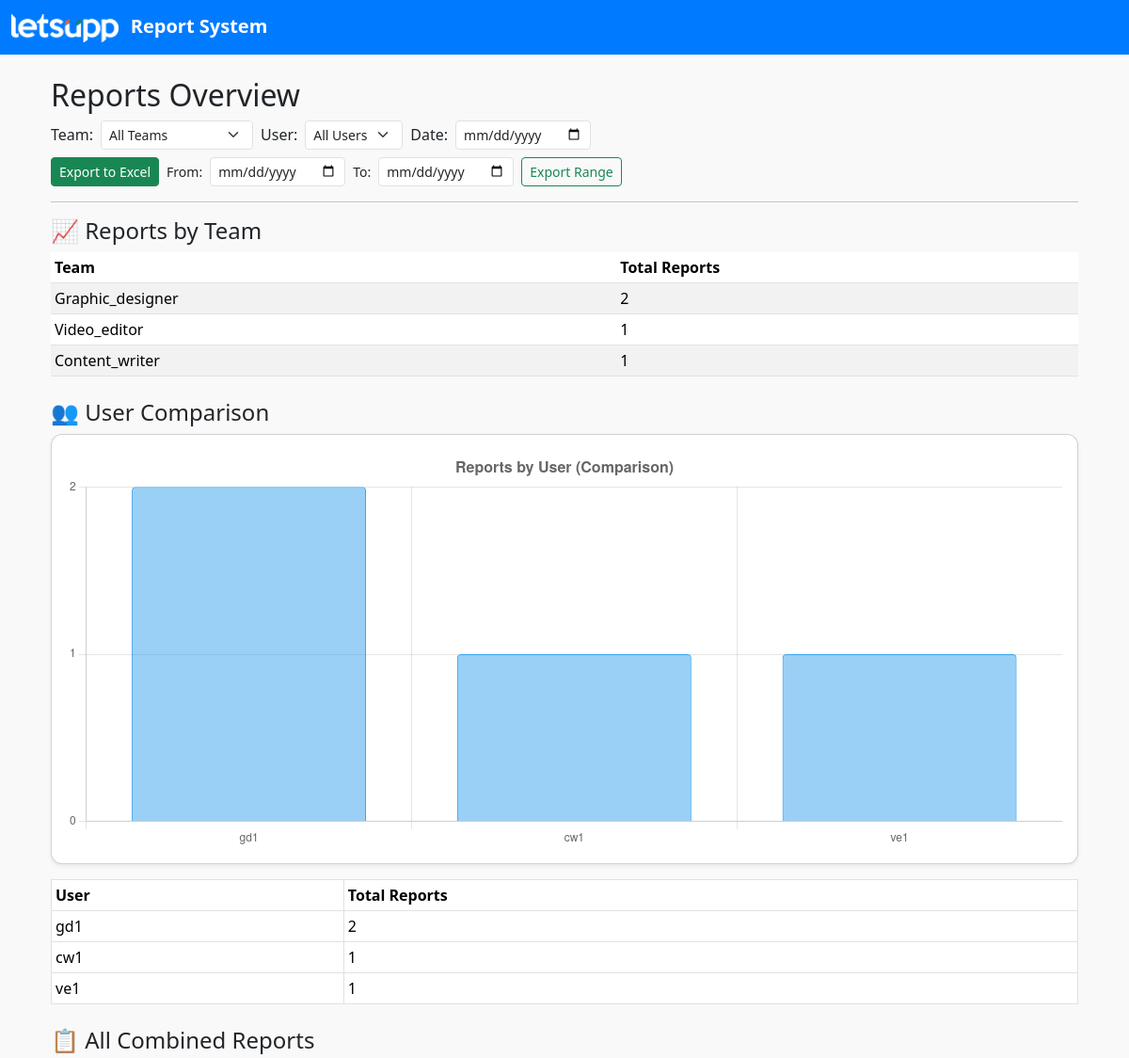
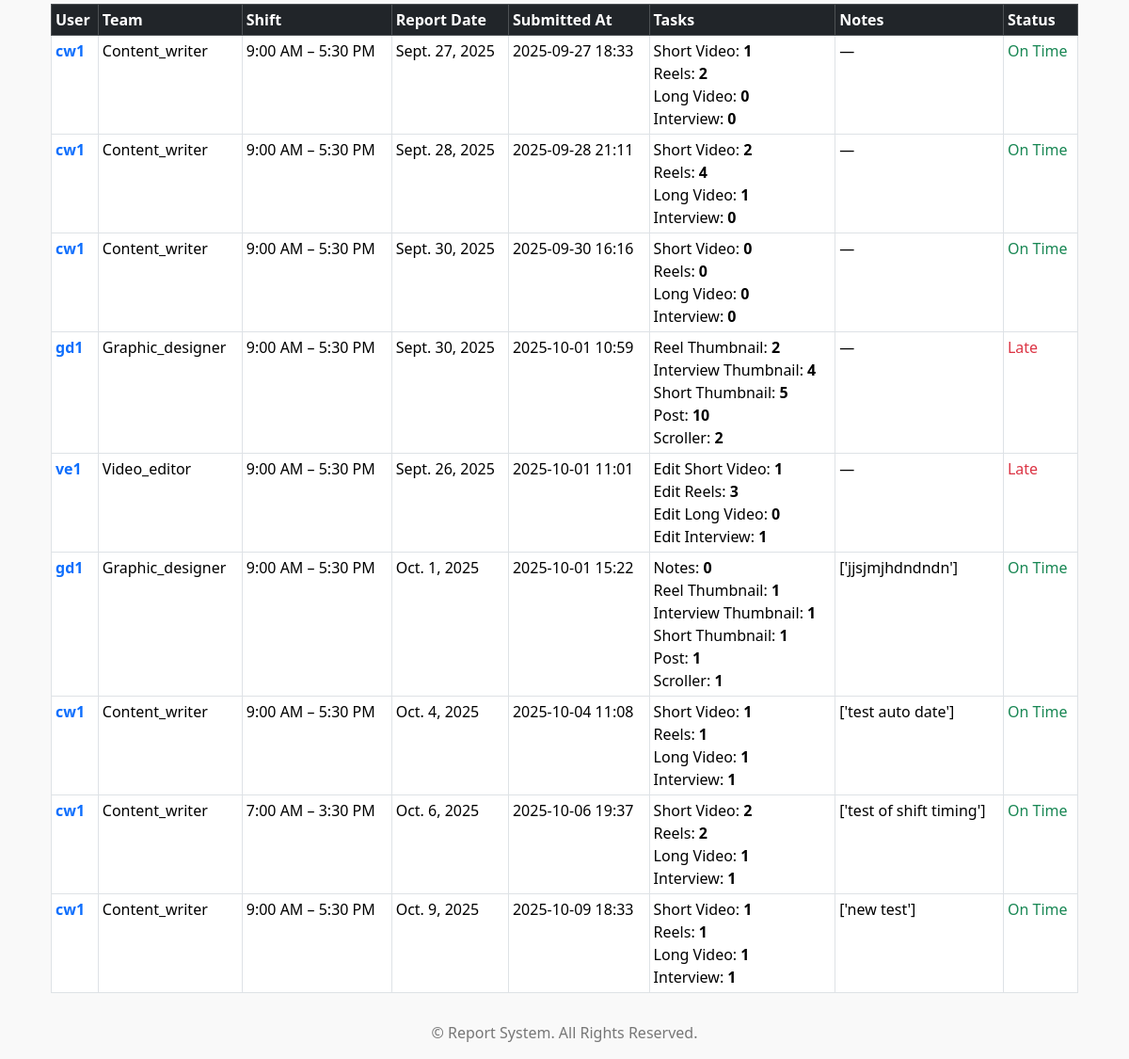
/admin-reports/ (signed in), run on the app's committed database (2 pictures, top to bottom).
### reports/models.py (models this page shows, shortened)
class User(AbstractUser):
    TEAM_CHOICES = [
        ('content_writer', 'Content Writer'),
        ('graphic_designer', 'Graphic Designer'),
        ('video_editor', 'Video Editor'),
        ('social_media', 'Social Media'),
    ]
    team = models.CharField(max_length=50, choices=TEAM_CHOICES)
    contact = models.CharField(max_length=15, blank=True, null=True)

class Report(models.Model):
    SHIFT_CHOICES = [
        ('7_3_30', '7:00 AM – 3:30 PM'),
        ('8_8_30', '8:00 AM – 8:30 PM'),
        ('9_5_30', '9:00 AM – 5:30 PM'),
        ('10_6_30', '10:00 AM – 6:30 PM'),
        ('12_8_30', '12:00 PM – 8:30 PM'),
        ('2_30_11', '2:30 PM – 11:00 PM'),
        ('wfh', 'Work From Home'),
    ]
    user = models.ForeignKey(User, on_delete=models.CASCADE)
    shift = models.CharField(max_length=20, choices=SHIFT_CHOICES, default='9_5_30')
    date = models.DateField(auto_now_add=True, help_text="Auto submission date")
    custom_date = models.DateField(blank=True, null=True, help_text="The date this report is for")
    tasks = models.JSONField()
    notes = models.TextField(blank=True, null=True)
    created_at = models.DateTimeField(auto_now_add=True)
    @property
    def is_late_submission(self):
        if self.custom_date:
            return self.custom_date < self.date
        return False

### reports/views.py (the view)
# urls.py: path("admin-reports/", admin_reports_overview, name="admin_reports_overview"),
@staff_member_required
def admin_reports_overview(request):
    team_filter = request.GET.get("team")
    user_filter = request.GET.get("user")
    date_filter = request.GET.get("date")
    reports = Report.objects.select_related("user").all()
    if team_filter:
        reports = reports.filter(user__team=team_filter)
    if user_filter:
        reports = reports.filter(user__username=user_filter)
    if date_filter:
        reports = reports.filter(custom_date=date_filter)
    combined_reports = {}
    for r in reports:
        key = (r.user.id, r.custom_date or r.date, r.shift)
        if key not in combined_reports:
            combined_reports[key] = {
                "user": r.user,
                "team": r.user.team,
                "shift": r.get_shift_display(),
                "custom_date": r.custom_date or r.date,
                "created_at": r.created_at,
                "tasks": defaultdict(int),
                "notes": [],
                "is_late_submission": r.is_late_submission,
            }
        for k, v in (r.tasks or {}).items():
            try:
                combined_reports[key]["tasks"][k] += int(v)
            except (TypeError, ValueError):
                pass
        if r.notes:
            combined_reports[key]["notes"].append(r.notes)
    for key in combined_reports:
        formatted_tasks = {}
        for k, v in combined_reports[key]["tasks"].items():
            formatted_key = k.replace("_", " ").title()
            formatted_tasks[formatted_key] = v
        combined_reports[key]["tasks"] = formatted_tasks
    combined_reports = list(combined_reports.values())
    reports_by_team = (
        reports.values("user__team")
        .distinct()
        .annotate(total=Count("custom_date"))
        .order_by("-total")
    )
    reports_by_user = (
        reports.values("user__username")
        .distinct()
        .annotate(total=Count("custom_date"))
        .order_by("-total")
    )
    teams = User.objects.values_list("team", flat=True).distinct()
    users = User.objects.all()
    return render(
        request,
        "reports/admin_overview.html",
        {
            "reports": combined_reports,
            "reports_by_team": reports_by_team,
            "reports_by_user": reports_by_user,
            "teams": teams,
            "users": users,
            "selected_team": team_filter,
            "selected_user": user_filter,
        },
    )

### reports/templates/reports/admin_overview.html (shortened to what this page needs)
{% extends "base.html" %}
{% load static %}
{% block content %}
<div class="container mt-3">
  <h2>Reports Overview</h2>
  <div class="d-flex justify-content-between align-items-center mb-3 flex-wrap gap-2">
    <form method="get" class="d-flex gap-2 align-items-center flex-wrap">
      <label for="team">Team:</label>
      <select name="team" id="team" onchange="this.form.submit()" class="form-select form-select-sm w-auto">
        <option value="">All Teams</option>
      </select>
      <label for="user">User:</label>
      <select name="user" id="user" onchange="this.form.submit()" class="form-select form-select-sm w-auto">
        <option value="">All Users</option>
      </select>
      <label for="date">Date:</label>
      <input type="date" name="date" id="date" value="{{ request.GET.date }}" onchange="this.form.submit()" class="form-control form-control-sm w-auto">
    </form>
    <div class="d-flex align-items-center gap-2">
      <a href="{% url 'export_reports_excel' %}?team={{ selected_team }}&user={{ selected_user }}&date={{ request.GET.date }}"
         class="btn btn-success btn-sm">Export to Excel</a>
      <form method="post" action="{% url 'export_reports_excel' %}" class="d-flex align-items-center gap-2">
        <label for="start_date" class="mb-0 small">From:</label>
        <input type="date" name="start_date" id="start_date" class="form-control form-control-sm w-auto" required>
        <label for="end_date" class="mb-0 small">To:</label>
        <input type="date" name="end_date" id="end_date" class="form-control form-control-sm w-auto" required>
        <button type="submit" class="btn btn-outline-success btn-sm">Export Range</button>
      </form>
    </div>
  </div>
  <hr>
  <h4>📈 Reports by Team</h4>
  <table class="table table-sm table-striped">
    <thead><tr><th>Team</th><th>Total Reports</th></tr></thead>
    <tbody>
      {% for row in reports_by_team %}
        <tr>
          <td>{{ row.user__team|default:"—"|capfirst }}</td>
          <td>{{ row.total }}</td>
        </tr>
      {% empty %}
        <tr><td colspan="2">No data available.</td></tr>
      {% endfor %}
    </tbody>
  </table>
  <h4 class="mt-4">👥 User Comparison</h4>
  <div class="card mb-3 shadow-sm">
    <div class="card-body">
      <canvas id="userComparisonChart" height="120"></canvas>
    </div>
  </div>
  <table class="table table-sm table-bordered">
    <thead><tr><th>User</th><th>Total Reports</th></tr></thead>
    <tbody>
      {% for row in reports_by_user %}
        <tr>
          <td>{{ row.user__username }}</td>
          <td>{{ row.total }}</td>
        </tr>
      {% empty %}
        <tr><td colspan="2">No users found.</td></tr>
      {% endfor %}
    </tbody>
  </table>
  <h4 class="mt-4">📋 All Combined Reports</h4>
  <table class="table table-sm table-bordered">
    <thead class="table-dark">
      <tr>
        <th>User</th>
        <th>Team</th>
        <th>Shift</th>
        <th>Report Date</th>
        <th>Submitted At</th>
        <th>Tasks</th>
        <th>Notes</th>
        <th>Status</th>
      </tr>
    </thead>
    <tbody>
      {% for report in reports %}
        <tr>
          <td>
            <a href="{% url 'user_report_detail' report.user.username %}" class="text-decoration-none fw-semibold">
            {{ report.user.username }}
            </a>
          </td>
          <td>{{ report.team|capfirst }}</td>
          <td>{{ report.shift }}</td>
          <td>{{ report.custom_date|default:"—" }}</td>
          <td>{{ report.created_at|date:"Y-m-d H:i" }}</td>
          <td>
            {% if report.tasks %}
              {% for k, v in report.tasks.items %}
                <div>{{ k }}: <strong>{{ v }}</strong></div>
              {% endfor %}
            {% else %}
              —
            {% endif %}
          </td>
          <td>
            {% if report.notes %}
              {{ report.notes }}
            {% else %}
              —
            {% endif %}
          </td>
          <td>
            {% if report.is_late_submission %}
              <span class="text-danger">Late</span>
            {% else %}
              <span class="text-success">On Time</span>
            {% endif %}
          </td>
        </tr>
      {% empty %}
        <tr><td colspan="8">No reports found.</td></tr>
      {% endfor %}
    </tbody>
  </table>
</div>
<script>
  const ctx = document.getElementById('userComparisonChart').getContext('2d');
  const userComparisonChart = new Chart(ctx, {
    type: 'bar',
    data: {
      labels: [{% for row in reports_by_user %}'{{ row.user__username }}'{% if not forloop.last %}, {% endif %}{% endfor %}],
      datasets: [{
        label: 'Total Reports',
        data: [{% for row in reports_by_user %}{{ row.total }}{% if not forloop.last %}, {% endif %}{% endfor %}],
        backgroundColor: 'rgba(54, 162, 235, 0.5)',
        borderColor: 'rgba(54, 162, 235, 1)',
        borderWidth: 1,
        borderRadius: 4,
      }]
    },
    options: {
      responsive: true,
      scales: {
        y: {
          beginAtZero: true,
          ticks: { stepSize: 1 }
        }
      },
      plugins: {
        legend: { display: false },
        title: {
          display: true,
          text: 'Reports by User (Comparison)',
          font: { size: 16 }
        }
      }
    }
  });
</script>
{% endblock %}

### templates/base.html (style rules this page uses)
body { background-color: #f9f9f9; font-family: "Segoe UI", Tahoma, sans-serif; }
.card { border-radius: 12px; box-shadow: 0 3px 8px rgba(0,0,0,0.1); }

### data on the page
User: user__team "Video_editor", total "1", user__username "ve1", user.username "ve1", team "Video_editor", shift "9:00 AM – 5:30 PM", custom_date "Sept. 26, 2025", created_at "2025-10-01 11:01", tasks "Edit Short Video" "Edit Reels" "Edit Long Video" "Edit Interview", tasks "1" "3" "0" "1", shows "Late"
User: user__team "Content_writer", total "1", user__username "cw1", user.username "cw1", team "Content_writer", shift "9:00 AM – 5:30 PM", custom_date "Sept. 27, 2025", created_at "2025-09-27 18:33", tasks "Short Video" "Reels" "Long Video" "Interview" "Short Video" "Reels" "Long Video" "Interview" "Short Video" "Reels" "Long Video" "Interview" "Short Video" "Reels" "Long Video" "Interview" "Short Video" "Reels" "Long Video" "Interview" "Short Video" "Reels" "Long Video" "Interview", tasks "1" "2" "0" "0" "2" "4" "1" "0" "0" "0" "0" "0" "1" "1" "1" "1" "2" "2" "1" "1" "1" "1" "1" "1", shows "On Time", custom_date "Sept. 28, 2025", created_at "2025-09-28 21:11", custom_date "Sept. 30, 2025", created_at "2025-09-30 16:16", custom_date "Oct. 4, 2025", created_at "2025-10-04 11:08", notes "['test auto date']", shift "7:00 AM – 3:30 PM", custom_date "Oct. 6, 2025", created_at "2025-10-06 19:37", notes "['test of shift timing']", custom_date "Oct. 9, 2025", created_at "2025-10-09 18:33", notes "['new test']"
User: user.username "gd1", team "Graphic_designer", shift "9:00 AM – 5:30 PM", custom_date "Sept. 30, 2025", created_at "2025-10-01 10:59", tasks "Reel Thumbnail" "Interview Thumbnail" "Short Thumbnail" "Post" "Scroller" "Notes" "Reel Thumbnail" "Interview Thumbnail" "Short Thumbnail" "Post" "Scroller", tasks "2" "4" "5" "10" "2" "0" "1" "1" "1" "1" "1", shows "Late", custom_date "Oct. 1, 2025", created_at "2025-10-01 15:22", notes "['jjsjmjhdndndn']"

### other printed values
{{ row.user__team|default:"—"|capfirst }} "Graphic_designer"
{{ row.total }} "2"
{{ row.user__username }} "gd1"
chart data {{ row.user__username }} gd1, cw1, ve1
chart data {{ row.total }} 2, 1, 1
